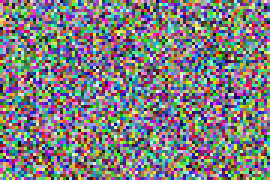
#> input picture VisionLab/sample_data/sample1.png, 90 x 60 px (shown 3 times larger); its folder holds only this picture in this run
$ python -i enhancement.py   (imports and definitions only)
#> lines starting #> are read from the running program, lines starting #| are printed output that depends on the picture
#> further down, picture is the input picture: shape (60, 90, 3); mean B, G, R 127, 125.7, 126.6
"""
enhancement.py
--------------
Image Enhancement functional module for VisionLab.

Covers syllabus Modules 1 & 2:
  - Image representation / flipping
  - Contrast adjustment
  - Noise removal
  - Linear transformation
  - Log transformation
  - Power-law (gamma) transformation
  - Histogram equalization
  - Basic morphology: erosion, dilation, opening, closing

Every public function takes a BGR or grayscale `np.ndarray` (as produced
by `modules.preprocessing`) and returns a new array of the same kind —
none of these functions mutate their input in place. All user-supplied
parameters are validated via `utils.validation` before use, so callers
(typically `app.py`) can catch `VisionLabError` and show a clean message.
"""

from __future__ import annotations

import cv2
import numpy as np

from utils.validation import (
    validate_choice,
    validate_odd_kernel_size,
    validate_parameter,
)


# ---------------------------------------------------------------------------
# Flip
# ---------------------------------------------------------------------------

FLIP_MODES = {
    "horizontal": 1,
    "vertical": 0,
    "both": -1,
}


# [45 lines left out: functions flip_image, adjust_contrast, not called in this run]


# ---------------------------------------------------------------------------
# Noise removal
# ---------------------------------------------------------------------------

NOISE_METHODS = {"gaussian", "median", "bilateral"}


# [123 lines left out: functions remove_noise, linear_transform, log_transform, gamma_transform, not called in this run]


# ---------------------------------------------------------------------------
# Histogram equalization
# ---------------------------------------------------------------------------

def histogram_equalization(img: np.ndarray) -> np.ndarray:
    """Apply histogram equalization to improve global contrast.

    For grayscale images, equalizes directly. For color (BGR) images,
    equalizes the luminance (Y) channel in YCrCb space so that color
    information is preserved.

    Parameters
    ----------
    img : np.ndarray
        Input image (BGR or grayscale), dtype uint8.

    Returns
    -------
    np.ndarray
        Contrast-equalized image, same shape as input.
    """
    if img.ndim == 2:
        return cv2.equalizeHist(img)

    ycrcb = cv2.cvtColor(img, cv2.COLOR_BGR2YCrCb)
#> ycrcb: shape (60, 90, 3); mean of channels 0, 1, 2 126.1, 128.3, 128.5
    y, cr, cb = cv2.split(ycrcb)
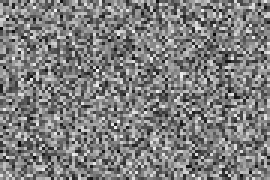
#> y: shape (60, 90) (shown 3 times larger); min 3, max 252, mean 126.1
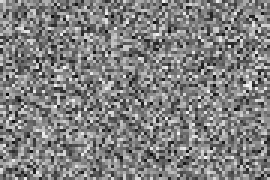
#> cr: shape (60, 90) (shown 3 times larger); min 9, max 250, mean 128.3
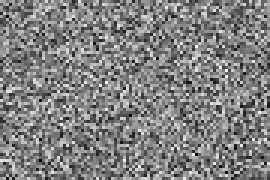
#> cb: shape (60, 90) (shown 3 times larger); min 4, max 248, mean 128.5
    y_eq = cv2.equalizeHist(y)
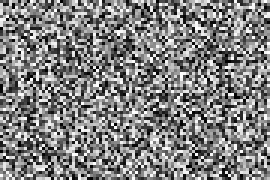
#> y_eq: shape (60, 90) (shown 3 times larger); min 0, max 255, mean 128.2
    merged = cv2.merge([y_eq, cr, cb])
#> merged: shape (60, 90, 3); mean of channels 0, 1, 2 128.2, 128.3, 128.5
    return cv2.cvtColor(merged, cv2.COLOR_YCrCb2BGR)
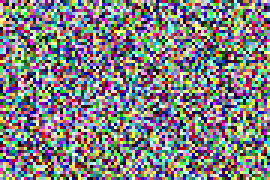
#> returned value: shape (60, 90, 3) (shown 3 times larger); mean B, G, R 129, 127.7, 128.4


# ---------------------------------------------------------------------------
# Basic morphology
# ---------------------------------------------------------------------------

MORPH_OPS = {
    "erosion": cv2.MORPH_ERODE,
    "dilation": cv2.MORPH_DILATE,
    "opening": cv2.MORPH_OPEN,
    "closing": cv2.MORPH_CLOSE,
}


# [45 lines left out: function morphology_op, not called in this run]

>>> import cv2
>>> picture = cv2.imread('../sample_data/sample1.png')
>>> result = histogram_equalization(picture)
